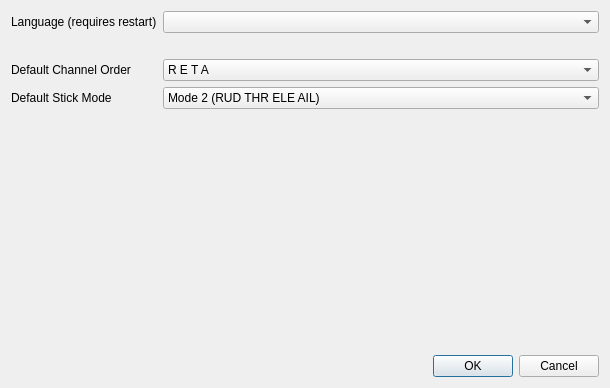
<?xml version="1.0" encoding="UTF-8"?>
<ui version="4.0">
 <class>preferencesDialog</class>
 <widget class="QDialog" name="preferencesDialog">
  <property name="geometry">
   <rect>
    <x>0</x>
    <y>0</y>
    <width>610</width>
    <height>388</height>
   </rect>
  </property>
  <property name="windowTitle">
   <string>Preferences</string>
  </property>
  <property name="windowIcon">
   <iconset resource="eepe.qrc">
    <normaloff>:/icon.ico</normaloff>:/icon.ico</iconset>
  </property>
  <layout class="QGridLayout" name="gridLayout">
   <item row="0" column="0">
    <widget class="QLabel" name="label">
     <property name="text">
      <string>Language (requires restart)</string>
     </property>
    </widget>
   </item>
   <item row="0" column="1">
    <widget class="QComboBox" name="locale_QB"/>
   </item>
   <item row="2" column="0">
    <widget class="QLabel" name="label_13">
     <property name="text">
      <string>Default Channel Order</string>
     </property>
    </widget>
   </item>
   <item row="3" column="0">
    <widget class="QLabel" name="label_14">
     <property name="text">
      <string>Default Stick Mode</string>
     </property>
    </widget>
   </item>
   <item row="5" column="1">
    <widget class="QDialogButtonBox" name="buttonBox">
     <property name="orientation">
      <enum>Qt::Horizontal</enum>
     </property>
     <property name="standardButtons">
      <set>QDialogButtonBox::Cancel|QDialogButtonBox::Ok</set>
     </property>
    </widget>
   </item>
   <item row="2" column="1">
    <widget class="QComboBox" name="channelorderCB">
     <property name="whatsThis">
      <string>Channel order

This is used by the templated to determine which channel goes to what number output.</string>
     </property>
     <property name="currentIndex">
      <number>0</number>
     </property>
     <item>
      <property name="text">
       <string notr="true">R E T A</string>
      </property>
     </item>
     <item>
      <property name="text">
       <string notr="true">R E A T</string>
      </property>
     </item>
     <item>
      <property name="text">
       <string notr="true">R T E A</string>
      </property>
     </item>
     <item>
      <property name="text">
       <string notr="true">R T A E</string>
      </property>
     </item>
     <item>
      <property name="text">
       <string notr="true">R A E T</string>
      </property>
     </item>
     <item>
      <property name="text">
       <string notr="true">R A T E</string>
      </property>
     </item>
     <item>
      <property name="text">
       <string notr="true">E R T A</string>
      </property>
     </item>
     <item>
      <property name="text">
       <string notr="true">E R A T</string>
      </property>
     </item>
     <item>
      <property name="text">
       <string notr="true">E T R A</string>
      </property>
     </item>
     <item>
      <property name="text">
       <string notr="true">E T A R</string>
      </property>
     </item>
     <item>
      <property name="text">
       <string notr="true">E A R T</string>
      </property>
     </item>
     <item>
      <property name="text">
       <string notr="true">E A T R</string>
      </property>
     </item>
     <item>
      <property name="text">
       <string notr="true">T R E A</string>
      </property>
     </item>
     <item>
      <property name="text">
       <string notr="true">T R A E</string>
      </property>
     </item>
     <item>
      <property name="text">
       <string notr="true">T E R A</string>
      </property>
     </item>
     <item>
      <property name="text">
       <string notr="true">T E A R</string>
      </property>
     </item>
     <item>
      <property name="text">
       <string notr="true">T A R E</string>
      </property>
     </item>
     <item>
      <property name="text">
       <string notr="true">T A E R</string>
      </property>
     </item>
     <item>
      <property name="text">
       <string notr="true">A R E T</string>
      </property>
     </item>
     <item>
      <property name="text">
       <string notr="true">A R T E</string>
      </property>
     </item>
     <item>
      <property name="text">
       <string notr="true">A E R T</string>
      </property>
     </item>
     <item>
      <property name="text">
       <string notr="true">A E T R</string>
      </property>
     </item>
     <item>
      <property name="text">
       <string notr="true">A T R E</string>
      </property>
     </item>
     <item>
      <property name="text">
       <string notr="true">A T E R</string>
      </property>
     </item>
    </widget>
   </item>
   <item row="3" column="1">
    <widget class="QComboBox" name="stickmodeCB">
     <property name="whatsThis">
      <string>Mode selection:

Mode 1:
  Left stick:  Elevator, Rudder
  Right stick:  Throttle, Aileron

Mode 2:
  Left stick:  Throttle, Rudder
  Right stick:  Elevator, Aileron

Mode 3:
  Left stick:  Elevator, Aileron
  Right stick:  Throttle, Rudder

Mode 4:
  Left stick:  Throttle, Aileron
  Right stick:  Elevator, Rudder

</string>
     </property>
     <property name="currentIndex">
      <number>1</number>
     </property>
     <item>
      <property name="text">
       <string>Mode 1 (RUD ELE THR AIL)</string>
      </property>
     </item>
     <item>
      <property name="text">
       <string>Mode 2 (RUD THR ELE AIL)</string>
      </property>
     </item>
     <item>
      <property name="text">
       <string>Mode 3 (AIL ELE THR RUD)</string>
      </property>
     </item>
     <item>
      <property name="text">
       <string>Mode 4 (AIL THR ELE RUD)</string>
      </property>
     </item>
    </widget>
   </item>
   <item row="4" column="1">
    <spacer name="verticalSpacer">
     <property name="orientation">
      <enum>Qt::Vertical</enum>
     </property>
     <property name="sizeHint" stdset="0">
      <size>
       <width>20</width>
       <height>40</height>
      </size>
     </property>
    </spacer>
   </item>
   <item row="1" column="1">
    <spacer name="horizontalSpacer">
     <property name="orientation">
      <enum>Qt::Horizontal</enum>
     </property>
     <property name="sizeHint" stdset="0">
      <size>
       <width>40</width>
       <height>20</height>
      </size>
     </property>
    </spacer>
   </item>
  </layout>
 </widget>
 <resources>
  <include location="eepe.qrc"/>
 </resources>
 <connections>
  <connection>
   <sender>buttonBox</sender>
   <signal>accepted()</signal>
   <receiver>preferencesDialog</receiver>
   <slot>accept()</slot>
   <hints>
    <hint type="sourcelabel">
     <x>370</x>
     <y>49</y>
    </hint>
    <hint type="destinationlabel">
     <x>157</x>
     <y>274</y>
    </hint>
   </hints>
  </connection>
  <connection>
   <sender>buttonBox</sender>
   <signal>rejected()</signal>
   <receiver>preferencesDialog</receiver>
   <slot>reject()</slot>
   <hints>
    <hint type="sourcelabel">
     <x>390</x>
     <y>55</y>
    </hint>
    <hint type="destinationlabel">
     <x>286</x>
     <y>274</y>
    </hint>
   </hints>
  </connection>
 </connections>
</ui>
